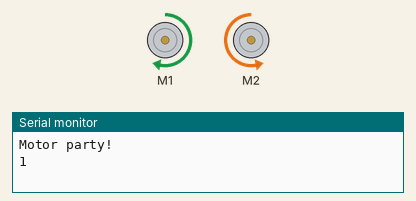
Simulated run of this sketch. Board: Arduino Uno, built with avr-gcc and run on an emulated ATmega328P. Shown: 2 × DC motor (green arrow = forward, orange = backward, longer = faster), the last lines printed to the serial monitor.

Above: at 0.1 s.
At 5.8 s:
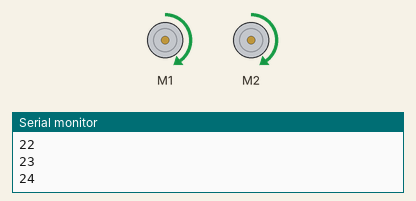
At 8.1 s:
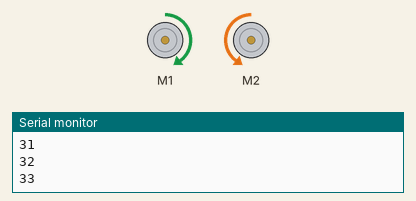
At 10.6 s:
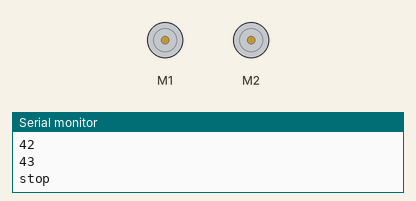
Timing chart, 0 to 12.1 s (numbered marks = the images above):
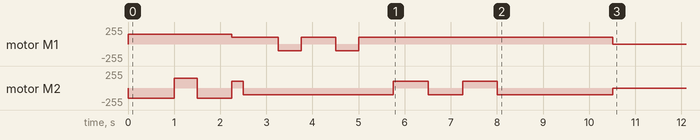

The sketch:

detener_linea_negra.ino
```cpp
#include <AFMotor.h>
AF_DCMotor motor(1);
AF_DCMotor motor1(2);
int pasos=1;

void setup()
{
  Serial.begin(9600);           // set up Serial library at 9600 bps
  Serial.println("Motor party!");

  motor.setSpeed(150);
  motor.run(RELEASE);
  motor1.setSpeed(150);
  motor1.run(RELEASE);

}

void loop()

{
  Serial.println(pasos);
  if (pasos<=4) {
      motor.run(FORWARD); //AVANSAR 1
      motor1.run(BACKWARD);
  }
  else
      if (pasos<=6){

            motor.run(FORWARD); // VUELTA IZQUIERDA 2
            motor1.run(FORWARD);

      }
      else
        if  (pasos<=9){    // 3
            motor.run(FORWARD);
            motor1.run(BACKWARD);

      }
      else
        if  (pasos<=10){  // 4
             motor.setSpeed(100);
             motor1.setSpeed(100);
             motor.run(FORWARD);
             motor1.run(FORWARD);


      }
      else
        if  (pasos<=13){  // 5

            motor.run(FORWARD);
            motor1.run(BACKWARD);


      }
      else
        if  (pasos<=15){  // 6

            motor.run(BACKWARD); // VUELTA A LA DERECHA
            motor1.run(BACKWARD);


      }
      else
        if  (pasos<=18){

            motor.run(FORWARD);
            motor1.run(BACKWARD);


      }
      else
        if  (pasos<=20){
            motor.run(BACKWARD);
            motor1.run(BACKWARD);


      }
      else
        if  (pasos<=23){

            motor.run(FORWARD);
            motor1.run(BACKWARD);


      }
      else
      if (pasos<=26){

            motor.run(FORWARD); // VUELTA IZQUIERDA
            motor1.run(FORWARD);


      }
      else
        if  (pasos<=29){
            motor.run(FORWARD);
            motor1.run(BACKWARD);


      }
      else
      if (pasos<=32){

            motor.run(FORWARD); // VUELTA IZQUIERDA
            motor1.run(FORWARD);


      }
      else
        if  (pasos<=42){
            motor.run(FORWARD);
            motor1.run(BACKWARD);


      }
      else
        if  (pasos<=47){
            Serial.println("stop");
            motor.run(RELEASE);
            motor1.run(RELEASE);


      }


  pasos=pasos+1;
  delay (250);
}
```

Measured:
- by itself, motor M1: stopped → forward 150/255 at 0.00 s, → forward 100/255 2.3 s later, → backward 100/255 1.0 s later, → forward 100/255 0.50 s later, … (7 changes in this stretch)
- by itself, motor M2: stopped → backward 150/255 at 0.00 s, → forward 150/255 1.0 s later, → backward 150/255 0.50 s later, → forward 100/255 0.75 s later, … (10 changes in this stretch)
